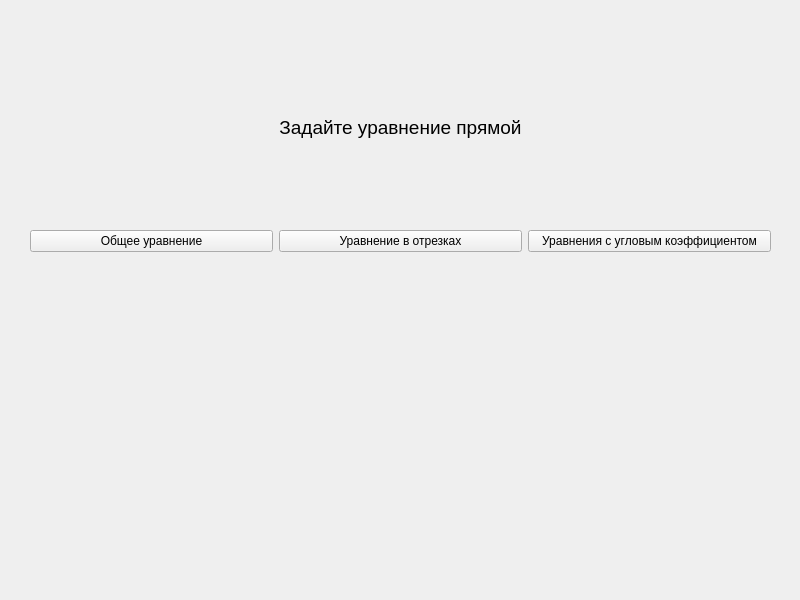
<?xml version="1.0" encoding="UTF-8"?>
<ui version="4.0">
 <class>beeline</class>
 <widget class="QWidget" name="beeline">
  <property name="geometry">
   <rect>
    <x>0</x>
    <y>0</y>
    <width>800</width>
    <height>600</height>
   </rect>
  </property>
  <property name="windowTitle">
   <string>Form</string>
  </property>
  <widget class="QLabel" name="label">
   <property name="geometry">
    <rect>
     <x>0</x>
     <y>0</y>
     <width>801</width>
     <height>611</height>
    </rect>
   </property>
   <property name="text">
    <string/>
   </property>
   <property name="pixmap">
    <pixmap>../../kursachFoto/fon.png</pixmap>
   </property>
  </widget>
  <widget class="QWidget" name="layoutWidget">
   <property name="geometry">
    <rect>
     <x>30</x>
     <y>230</y>
     <width>741</width>
     <height>131</height>
    </rect>
   </property>
   <layout class="QGridLayout" name="gridLayout">
    <property name="verticalSpacing">
     <number>7</number>
    </property>
    <item row="0" column="0">
     <widget class="QPushButton" name="pushButton">
      <property name="text">
       <string>Общее уравнение</string>
      </property>
     </widget>
    </item>
    <item row="0" column="1">
     <widget class="QPushButton" name="pushButton_2">
      <property name="text">
       <string>Уравнение в отрезках</string>
      </property>
     </widget>
    </item>
    <item row="0" column="2">
     <widget class="QPushButton" name="pushButton_3">
      <property name="text">
       <string>Уравнения с угловым коэффициентом</string>
      </property>
     </widget>
    </item>
    <item row="1" column="0">
     <widget class="QLabel" name="label_2">
      <property name="text">
       <string/>
      </property>
      <property name="pixmap">
       <pixmap>../../kursachFoto/lineOb.jpg</pixmap>
      </property>
      <property name="alignment">
       <set>Qt::AlignCenter</set>
      </property>
     </widget>
    </item>
    <item row="1" column="2">
     <widget class="QLabel" name="label_4">
      <property name="text">
       <string/>
      </property>
      <property name="pixmap">
       <pixmap>../../kursachFoto/lineUgl.jpg</pixmap>
      </property>
      <property name="alignment">
       <set>Qt::AlignCenter</set>
      </property>
     </widget>
    </item>
    <item row="1" column="1">
     <widget class="QLabel" name="label_3">
      <property name="text">
       <string/>
      </property>
      <property name="pixmap">
       <pixmap>../../kursachFoto/lineOtr.jpg</pixmap>
      </property>
      <property name="alignment">
       <set>Qt::AlignCenter</set>
      </property>
     </widget>
    </item>
   </layout>
   <zorder>pushButton_3</zorder>
   <zorder>pushButton_2</zorder>
   <zorder>label_4</zorder>
   <zorder>label_3</zorder>
   <zorder>pushButton</zorder>
   <zorder>label_2</zorder>
  </widget>
  <widget class="QLabel" name="label_5">
   <property name="geometry">
    <rect>
     <x>0</x>
     <y>67</y>
     <width>801</width>
     <height>121</height>
    </rect>
   </property>
   <property name="font">
    <font>
     <pointsize>14</pointsize>
    </font>
   </property>
   <property name="text">
    <string>Задайте уравнение прямой</string>
   </property>
   <property name="alignment">
    <set>Qt::AlignCenter</set>
   </property>
  </widget>
 </widget>
 <resources/>
 <connections/>
</ui>
